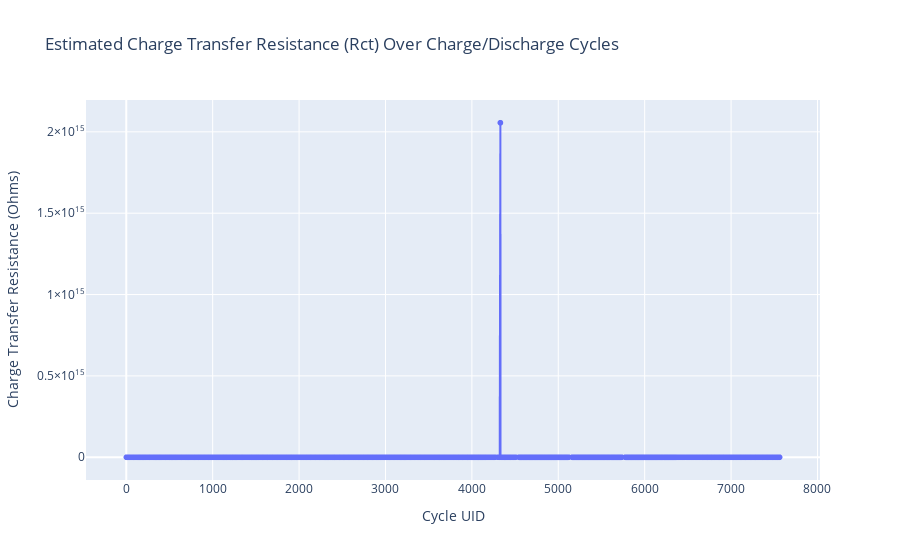

Notebook code cell kept with this figure:
### Markdown cell above
### **7.3 Rct: Estimated Charge Transfer Resistance Over Cycles**

Examine the trend of **Rct** as the battery ages.

### Code cell
# Cell 7.3: Rct Over Cycles

if not final_df.empty:
    try:
        fig_rct = px.line(
            final_df,
            x='uid',
            y='Rct',
            title='Estimated Charge Transfer Resistance (Rct) Over Charge/Discharge Cycles',
            labels={
                'uid': 'Cycle UID',
                'Rct': 'Charge Transfer Resistance (Ohms)'
            },
            markers=True,
            line_shape='linear'
        )
        
        # Display the plot
        fig_rct.show()
        
        # Save the plot
        rct_plot_path = os.path.join(OUTPUT_DIR, "Rct_Over_Cycles.html")
        fig_rct.write_html(rct_plot_path)
        logging.info(f"Rct plot saved to {rct_plot_path}")
    except Exception as e:
        logging.exception(f"Error during Rct plotting: {e}")
else:
    logging.warning("Final DataFrame is empty. Rct plot skipped.")

### Figure 1 — Plotly figure (JSON) as saved in the notebook; plotly's stock layout.template omitted (floating-point values rounded to 4 significant figures; data arrays with more than 128 entries replaced by an {"elided": "..."} marker saying what was removed)
{"data": [{"hovertemplate": "Cycle UID=%{x}<br>Charge Transfer Resistance (Ohms)=%{y}<extra></extra>", "legendgroup": "", "line": {"color": "#636efa", "dash": "solid", "shape": "linear"}, "marker": {"symbol": "circle"}, "mode": "lines+markers", "name": "", "showlegend": false, "type": "scattergl", "x": {"elided": "1947 int values"}, "xaxis": "x", "y": {"elided": "1947 float values"}, "yaxis": "y"}], "layout": {"legend": {"tracegroupgap": 0}, "title": {"text": "Estimated Charge Transfer Resistance (Rct) Over Charge/Discharge Cycles"}, "xaxis": {"anchor": "y", "domain": [0, 1], "title": {"text": "Cycle UID"}}, "yaxis": {"anchor": "x", "domain": [0, 1], "title": {"text": "Charge Transfer Resistance (Ohms)"}}}}
